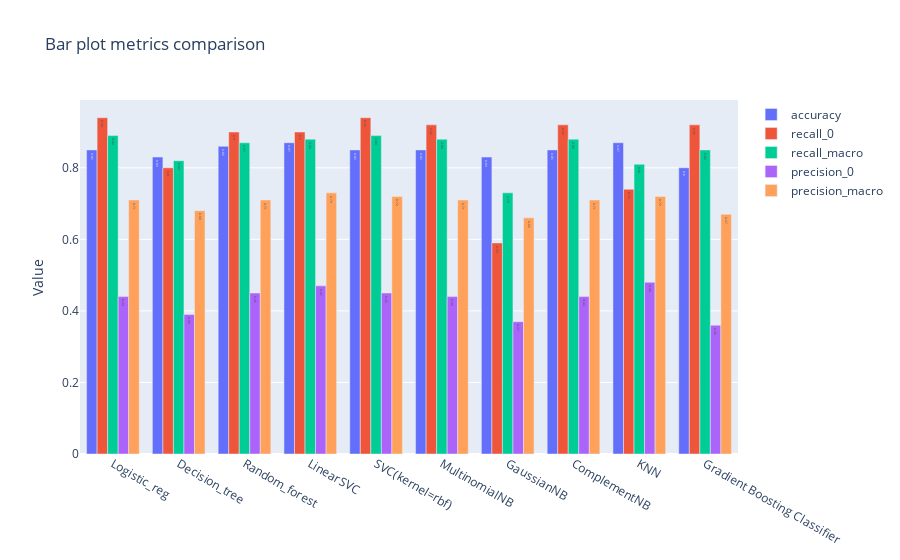

Notebook source saved alongside this figure:
### Code cell
# Group bar plot on 5 selected metrics
stack_mult_barplots(data, "accuracy", "recall_0", "recall_macro", "precision_0", "precision_macro" )

### Figure 1 — Plotly figure (JSON) as saved in the notebook; plotly's stock layout.template omitted (floating-point values rounded to 4 significant figures)
{"data": [{"name": "accuracy", "offsetgroup": "0", "text": ["0.85", "0.83", "0.86", "0.87", "0.85", "0.85", "0.83", "0.85", "0.87", "0.8"], "textposition": "auto", "type": "bar", "x": ["Logistic_reg", "Decision_tree", "Random_forest", "LinearSVC", "SVC(kernel=rbf)", "MultinomialNB", "GaussianNB", "ComplementNB", "KNN", "Gradient Boosting Classifier"], "y": [0.85, 0.83, 0.86, 0.87, 0.85, 0.85, 0.83, 0.85, 0.87, 0.8]}, {"name": "recall_0", "offsetgroup": "1", "text": ["0.94", "0.8", "0.9", "0.9", "0.94", "0.92", "0.59", "0.92", "0.74", "0.92"], "textposition": "auto", "type": "bar", "x": ["Logistic_reg", "Decision_tree", "Random_forest", "LinearSVC", "SVC(kernel=rbf)", "MultinomialNB", "GaussianNB", "ComplementNB", "KNN", "Gradient Boosting Classifier"], "y": [0.94, 0.8, 0.9, 0.9, 0.94, 0.92, 0.59, 0.92, 0.74, 0.92]}, {"name": "recall_macro", "offsetgroup": "2", "text": ["0.89", "0.82", "0.87", "0.88", "0.89", "0.88", "0.73", "0.88", "0.81", "0.85"], "textposition": "auto", "type": "bar", "x": ["Logistic_reg", "Decision_tree", "Random_forest", "LinearSVC", "SVC(kernel=rbf)", "MultinomialNB", "GaussianNB", "ComplementNB", "KNN", "Gradient Boosting Classifier"], "y": [0.89, 0.82, 0.87, 0.88, 0.89, 0.88, 0.73, 0.88, 0.81, 0.85]}, {"name": "precision_0", "offsetgroup": "3", "text": ["0.44", "0.39", "0.45", "0.47", "0.45", "0.44", "0.37", "0.44", "0.48", "0.36"], "textposition": "auto", "type": "bar", "x": ["Logistic_reg", "Decision_tree", "Random_forest", "LinearSVC", "SVC(kernel=rbf)", "MultinomialNB", "GaussianNB", "ComplementNB", "KNN", "Gradient Boosting Classifier"], "y": [0.44, 0.39, 0.45, 0.47, 0.45, 0.44, 0.37, 0.44, 0.48, 0.36]}, {"name": "precision_macro", "offsetgroup": "4", "text": ["0.71", "0.68", "0.71", "0.73", "0.72", "0.71", "0.66", "0.71", "0.72", "0.67"], "textposition": "auto", "type": "bar", "x": ["Logistic_reg", "Decision_tree", "Random_forest", "LinearSVC", "SVC(kernel=rbf)", "MultinomialNB", "GaussianNB", "ComplementNB", "KNN", "Gradient Boosting Classifier"], "y": [0.71, 0.68, 0.71, 0.73, 0.72, 0.71, 0.66, 0.71, 0.72, 0.67]}], "layout": {"title": {"text": "Bar plot metrics comparison"}, "yaxis": {"title": {"text": "Value"}}}}
